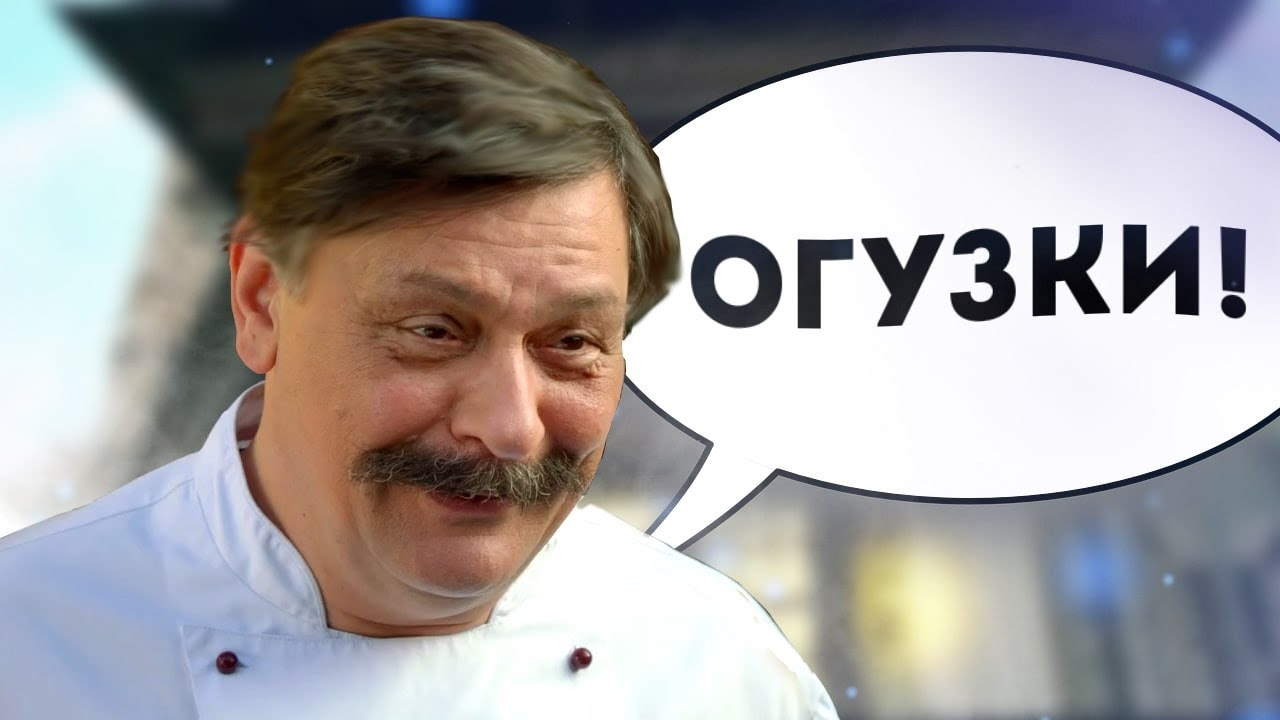
#> input picture oguzok.jpg, 1280 x 720 px, found by its file name
$ python 'color picker.py'
#> lines starting #> are read from the running program, lines starting #| are printed output that depends on the picture; after the words box and inside, x2 and y2 are one past the last pixel; in counts of white or black regions, pixels touching at a corner belong together
import cv2 as cv

img = cv.imread('/home/viktor/Изображения/oguzok.jpg')
#> img is the input picture: shape (720, 1280, 3); mean B, G, R 161.4, 161.3, 165.2
new_img = img


def click_event(event, x, y, flags, params):
    # checking for left mouse clicks
#> called with event = 1, x = 100, y = 100
    if event == cv.EVENT_LBUTTONDOWN:
        global x1, y1, colorR, colorG, colorB
        x1, y1 = x, y
        colorB = img[y, x, 0]
#> colorB = 251
        colorG = img[y, x, 1]
#> colorG = 249
        colorR = img[y, x, 2]
#> colorR = 238
        colors = img[y, x]
#> colors = [251, 249, 238]
        print(f"{colorR}, {colorG}, {colorB}")
#| 238, 249, 251
        # print("Coordinates of pixel: X: ", x, "Y: ", y)


def coordinates(x, y, red, green, blue):
#> called with x = 100, y = 100, red = 238, green = 249, blue = 251
    img[y, x] = (255 - red, 255 - green, 255 - blue)
#> img: shape (720, 1280, 3); under 0.01% of pixels changed, all inside (x1, y1, x2, y2) = (100, 100, 101, 101)
    Y1, Y2 = y - 50 if y >= 50 else 0, y + 50 if y <= 450 else 499
    X1, X2 = x - 50 if x >= 50 else 0, x + 50 if x <= 450 else 499
    print(X1, X2)
    print(Y1, Y2)
    cropped = img[y - 50:
                  y + 50,
                  x - 50:
                  x + 50]
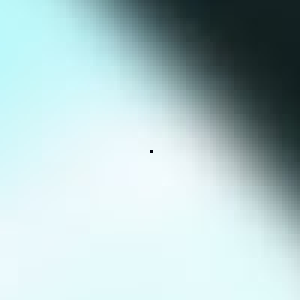
#> cropped: shape (100, 100, 3) (shown 3 times larger); mean B, G, R 201.6, 199.8, 176.6
    return cropped


click_event(cv.EVENT_LBUTTONDOWN, 100, 100, None, None)
cv.namedWindow("chef i oguzok", cv.WINDOW_NORMAL)
cv.resizeWindow("chef i oguzok", 1000, 700)
cv.namedWindow("Resized_Window", cv.WINDOW_NORMAL)
cv.resizeWindow("Resized_Window", 500, 500)
cv.setMouseCallback('chef i oguzok', click_event)

while 1:
    new_img = coordinates(x1, y1, colorR, colorG, colorB)

    cv.imshow('chef i oguzok', img)
    cv.imshow('Resized_Window', new_img)
    if cv.waitKey(20) % 0xFF == ord('q'):
#> (key q is pressed here)
        break
cv.destroyAllWindows()
